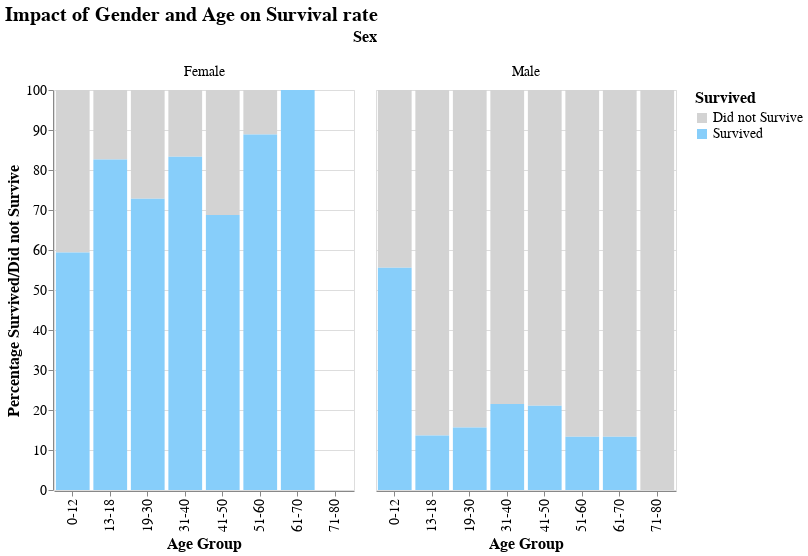

This figure's notebook cell:
### Code cell
# Create the chart
chart = alt.Chart(survival_counts, width=300, height=400).mark_bar().encode(
    x=alt.X('AgeGroup:N', title='Age Group'),
    y=alt.Y('Percentage:Q', scale=alt.Scale(domain=[0, 100]), title='Percentage Survived/Did not Survive'),
    color=alt.Color('Survived:N', scale=color_scale),
    column='Sex:N',
    tooltip=[alt.Tooltip('AgeGroup:N', title='Age Group'), alt.Tooltip('Percentage:Q', title='Percentage', format='.1f'), 'Sex:N', 'Survived:N']
).properties(
    title='Impact of Gender and Age on Survival rate'
).configure_axis(
    labelFontSize=14,
    titleFontSize=16
).configure_legend(
    titleFontSize=16,
    labelFontSize=14,
    symbolSize=100
).configure_title(
    fontSize=20
).configure_header(
    titleFontSize=16,
    labelFontSize=14
)

# Display the chart
chart

### Figure 1 — Vega-Lite specification as saved in the notebook (floating-point values rounded to 4 significant figures)
{"config": {"view": {"continuousWidth": 400, "continuousHeight": 300}, "axis": {"labelFontSize": 14, "titleFontSize": 16}, "header": {"labelFontSize": 14, "titleFontSize": 16}, "legend": {"labelFontSize": 14, "symbolSize": 100, "titleFontSize": 16}, "title": {"fontSize": 20}}, "data": {"name": "data-6c0554af4afaec461d04f7bfa5a5463d"}, "mark": "bar", "encoding": {"color": {"field": "Survived", "scale": {"domain": ["Did not Survive", "Survived"], "range": ["lightgrey", "lightskyblue"]}, "type": "nominal"}, "column": {"field": "Sex", "type": "nominal"}, "tooltip": [{"field": "AgeGroup", "title": "Age Group", "type": "nominal"}, {"field": "Percentage", "format": ".1f", "title": "Percentage", "type": "quantitative"}, {"field": "Sex", "type": "nominal"}, {"field": "Survived", "type": "nominal"}], "x": {"field": "AgeGroup", "title": "Age Group", "type": "nominal"}, "y": {"field": "Percentage", "scale": {"domain": [0, 100]}, "title": "Percentage Survived/Did not Survive", "type": "quantitative"}}, "height": 400, "title": "Impact of Gender and Age on Survival rate", "width": 300, "$schema": "https://vega.github.io/schema/vega-lite/v4.17.0.json", "datasets": {"data-6c0554af4afaec461d04f7bfa5a5463d": [{"AgeGroup": "0-12", "Sex": "Female", "Survived": "Did not Survive", "Count": 13, "Percentage": 40.62}, {"AgeGroup": "0-12", "Sex": "Female", "Survived": "Survived", "Count": 19, "Percentage": 59.38}, {"AgeGroup": "0-12", "Sex": "Male", "Survived": "Did not Survive", "Count": 16, "Percentage": 44.44}, {"AgeGroup": "0-12", "Sex": "Male", "Survived": "Survived", "Count": 20, "Percentage": 55.56}, {"AgeGroup": "13-18", "Sex": "Female", "Survived": "Did not Survive", "Count": 4, "Percentage": 17.39}, {"AgeGroup": "13-18", "Sex": "Female", "Survived": "Survived", "Count": 19, "Percentage": 82.61}, {"AgeGroup": "13-18", "Sex": "Male", "Survived": "Did not Survive", "Count": 19, "Percentage": 86.36}, {"AgeGroup": "13-18", "Sex": "Male", "Survived": "Survived", "Count": 3, "Percentage": 13.64}, {"AgeGroup": "19-30", "Sex": "Female", "Survived": "Did not Survive", "Count": 25, "Percentage": 27.17}, {"AgeGroup": "19-30", "Sex": "Female", "Survived": "Survived", "Count": 67, "Percentage": 72.83}, {"AgeGroup": "19-30", "Sex": "Male", "Survived": "Did not Survive", "Count": 151, "Percentage": 84.36}, {"AgeGroup": "19-30", "Sex": "Male", "Survived": "Survived", "Count": 28, "Percentage": 15.64}, {"AgeGroup": "31-40", "Sex": "Female", "Survived": "Did not Survive", "Count": 10, "Percentage": 16.67}, {"AgeGroup": "31-40", "Sex": "Female", "Survived": "Survived", "Count": 50, "Percentage": 83.33}, {"AgeGroup": "31-40", "Sex": "Male", "Survived": "Did not Survive", "Count": 84, "Percentage": 78.5}, {"AgeGroup": "31-40", "Sex": "Male", "Survived": "Survived", "Count": 23, "Percentage": 21.5}, {"AgeGroup": "41-50", "Sex": "Female", "Survived": "Did not Survive", "Count": 10, "Percentage": 31.25}, {"AgeGroup": "41-50", "Sex": "Female", "Survived": "Survived", "Count": 22, "Percentage": 68.75}, {"AgeGroup": "41-50", "Sex": "Male", "Survived": "Did not Survive", "Count": 45, "Percentage": 78.95}, {"AgeGroup": "41-50", "Sex": "Male", "Survived": "Survived", "Count": 12, "Percentage": 21.05}, {"AgeGroup": "51-60", "Sex": "Female", "Survived": "Did not Survive", "Count": 2, "Percentage": 11.11}, {"AgeGroup": "51-60", "Sex": "Female", "Survived": "Survived", "Count": 16, "Percentage": 88.89}, {"AgeGroup": "51-60", "Sex": "Male", "Survived": "Did not Survive", "Count": 26, "Percentage": 86.67}, {"AgeGroup": "51-60", "Sex": "Male", "Survived": "Survived", "Count": 4, "Percentage": 13.33}, {"AgeGroup": "61-70", "Sex": "Female", "Survived": "Did not Survive", "Count": 0, "Percentage": 0.0}, {"AgeGroup": "61-70", "Sex": "Female", "Survived": "Survived", "Count": 4, "Percentage": 100.0}, {"AgeGroup": "61-70", "Sex": "Male", "Survived": "Did not Survive", "Count": 13, "Percentage": 86.67}, {"AgeGroup": "61-70", "Sex": "Male", "Survived": "Survived", "Count": 2, "Percentage": 13.33}, {"AgeGroup": "71-80", "Sex": "Female", "Survived": "Did not Survive", "Count": 0, "Percentage": null}, {"AgeGroup": "71-80", "Sex": "Female", "Survived": "Survived", "Count": 0, "Percentage": null}, {"AgeGroup": "71-80", "Sex": "Male", "Survived": "Did not Survive", "Count": 6, "Percentage": 100.0}, {"AgeGroup": "71-80", "Sex": "Male", "Survived": "Survived", "Count": 0, "Percentage": 0.0}]}}
